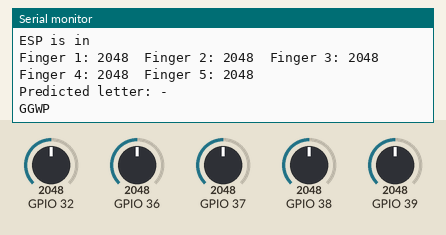
This sketch was run on a simulated ESP32. On the bench: the last lines printed to the serial monitor. The test bench sets the inputs (shaded band); at power-on: GPIO 32 = 2048, GPIO 36 = 2048, GPIO 37 = 2048, GPIO 38 = 2048, GPIO 39 = 2048. WiFi joins after 1.5 s; servers stay silent unless stated; random numbers use the default seed unless the sketch sets one.

Above: at 2.7 s.
2.8 s: GPIO 32 set to 2540
At 4.14 s:
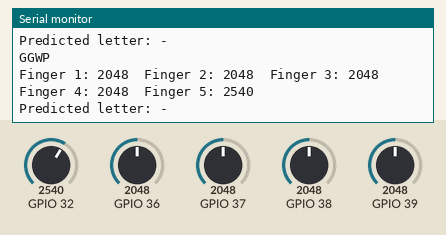
6.1 s: GPIO 36 set to 2540
At 7.6 s:
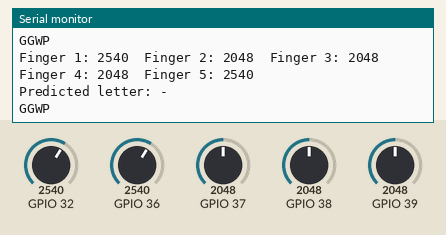
9.4 s: GPIO 37 set to 2540
At 12.5 s:
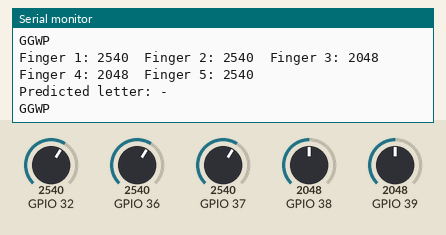
12.7 s: GPIO 38 set to 2540
At 14.6 s:
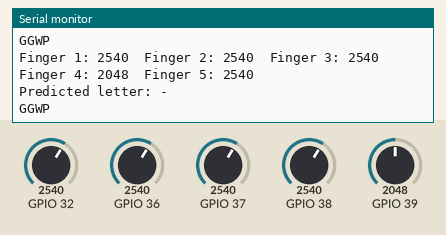
16.0 s: GPIO 39 set to 2540
At 17.8 s:
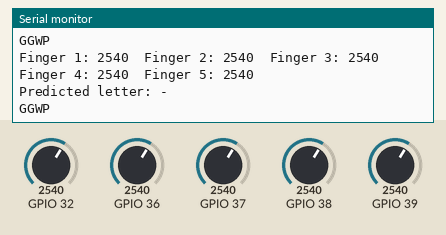
19.3 s: GPIO 32 set to 2460
At 22.8 s:
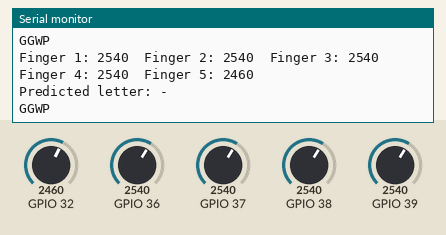

Measured:
- after the input at 2.8 s, the serial monitor: prints a new line after 1.2 s (image 1)
- after the input at 6.1 s, the serial monitor: prints a new line after 0.41 s (image 2)
- after the input at 9.4 s, the serial monitor: prints a new line after 2.1 s (image 3)
- after the input at 12.7 s, the serial monitor: prints a new line after 1.3 s (image 4)
- after the input at 16.0 s, the serial monitor: prints a new line after 0.51 s (image 5)
- after the input at 19.3 s, the serial monitor: prints a new line after 2.2 s (image 6)

The sketch:

Firebase_Flex_Left.ino
```cpp
// Om Namo Narayana

#include <WiFi.h>
#include <Firebase_ESP_Client.h>

#include "addons/TokenHelper.h"
#include "addons/RTDBHelper.h"

#include <Adafruit_MPU6050.h>
#include <Adafruit_Sensor.h>
#include <Wire.h>

Adafruit_MPU6050 mpu;

#define WIFI_SSID "SSID here"
#define WIFI_PASSWORD "Wifi password here"

//Change this and we are FUCKED
#define API_KEY "API Key here"
#define DATABASE_URL "Database URL here"

const int F1 = A0;
const int F2 = A1;
const int F3 = A2;
const int F4 = A3;
const int F5 = A4;

int f_volt1;
int f_volt2;
int f_volt3;
int f_volt4;
int f_volt5;

float gyroX, gyroY, gyroZ;
float accX, accY, accZ, accNet;
float tempr;

FirebaseData fbdo;
FirebaseAuth auth;
FirebaseConfig config;

String uid;
String databasePath;
String predictedLetter = "-";

unsigned long sendDataPrevMillis = 0;

// === Character Range Detection Struct ===
struct FingerRange {
  int minVal[5];
  int maxVal[5];
  char letter;
};

FingerRange letterModels[] = {
  {{100, 117, 93, 107, 0}, {2906, 3042, 2415, 2295, 0}, 'a'},
  {{0, 0, 0, 0, 500}, {0, 199, 0, 0, 2500}, 'b'},
  {{0, 0, 0, 205, 0}, {0, 0, 0, 1500, 0}, 'f'},
  {{150, 150, 135, 0, 0}, {2000, 2467, 1899, 0, 0}, 'g'},
  {{0, 377, 402, 169, 117}, {0, 2615, 2037, 2309, 1238}, 'i'},
  {{23, 441, 194, 13, 100}, {1847, 2023, 1628, 1652, 1863}, 'o'},
  {{48, 500, 0, 0, 300}, {2134, 2134, 0, 0, 1600}, 'v'},
  {{0, 63, 13, 45, 0}, {0, 1961, 1550, 1677, 0}, 'y'},
  {{0, 100, 100, 0, 0}, {0, 2726, 2632, 0, 0}, 'k'},   //ILY
  {{0, 0, 0, 0, 10}, {0, 0, 0, 0, 500}, 'l'},   //fine
  {{100, 107, 93, 0, 30}, {2906, 3000, 2415, 0, 3042}, 'm'} //point
};

const int modelCount = sizeof(letterModels) / sizeof(letterModels[0]);

char inferLetterFromRange(int pinky, int ring, int middle, int index, int thumb) {
  for (int i = 0; i < modelCount; i++) {
    bool match = true;
    for (int j = 0; j < 5; j++) {
      int val;
      switch(j) {
        case 0: val = thumb; break;
        case 1: val = index; break;
        case 2: val = middle; break;
        case 3: val = ring; break;
        case 4: val = pinky; break;
      }

      int minVal = letterModels[i].minVal[j];
      int maxVal = letterModels[i].maxVal[j];

      // Add 10% margin below min and 15% margin above max
      int extendedMin = minVal - (minVal * 15) / 100;
      int extendedMax = maxVal + (maxVal * 15) / 100;

      if (val < extendedMin || val > extendedMax) {
        match = false;
        break;
      }
    }

    if (match) return letterModels[i].letter;
  }
  return '-';
}


void setup() {
  Serial.begin(115200);
  randomSeed(analogRead(A5));

  // same ass boring wifi connection shii
  WiFi.begin(WIFI_SSID, WIFI_PASSWORD);
  Serial.print("Connecting to WiFi");

  while (WiFi.status() != WL_CONNECTED) {
    Serial.print(".");
    delay(300);
  }

  Serial.println();
  Serial.print("Connected with IP: ");
  Serial.println(WiFi.localIP());


  config.api_key = API_KEY;
  config.database_url = DATABASE_URL;

  if (Firebase.signUp(&config, &auth, "", "")) {
    Serial.println("ESP is in");
    uid = auth.token.uid.c_str();
  } else {
    Serial.printf("ESP didn't get connected. The fuckup is here:", config.signer.signupError.message.c_str());
  }

  // Gyroscope searching
  // if (!mpu.begin()) {
  //   Serial.println("Failed to find MPU6050 chip");
  //   while (1) {
  //     delay(10);
  //   }
  // }

  // // MPU6050 setup
  // // Do not change this snippet
  // mpu.setAccelerometerRange(MPU6050_RANGE_8_G);
  // switch (mpu.getAccelerometerRange()) {
  //   case MPU6050_RANGE_2_G:
  //     Serial.println("+-2G");
  //     break;
  //   case MPU6050_RANGE_4_G:
  //     Serial.println("+-4G");
  //     break;
  //   case MPU6050_RANGE_8_G:
  //     Serial.println("+-8G");
  //     break;
  //   case MPU6050_RANGE_16_G:
  //     Serial.println("+-16G");
  //     break;
  //   }
  //   mpu.setGyroRange(MPU6050_RANGE_500_DEG);
  //   Serial.print("Gyro range set to: ");
  //   switch (mpu.getGyroRange()) {
  //   case MPU6050_RANGE_250_DEG:
  //     Serial.println("+- 250 deg/s");
  //     break;
  //   case MPU6050_RANGE_500_DEG:
  //     Serial.println("+- 500 deg/s");
  //     break;
  //   case MPU6050_RANGE_1000_DEG:
  //     Serial.println("+- 1000 deg/s");
  //     break;
  //   case MPU6050_RANGE_2000_DEG:
  //     Serial.println("+- 2000 deg/s");
  //     break;
  //   }

  //   mpu.setFilterBandwidth(MPU6050_BAND_5_HZ);
  //   Serial.print("Filter bandwidth set to: ");
  //   switch (mpu.getFilterBandwidth()) {
  //   case MPU6050_BAND_260_HZ:
  //     Serial.println("260 Hz");
  //     break;
  //   case MPU6050_BAND_184_HZ:
  //     Serial.println("184 Hz");
  //     break;
  //   case MPU6050_BAND_94_HZ:
  //     Serial.println("94 Hz");
  //     break;
  //   case MPU6050_BAND_44_HZ:
  //     Serial.println("44 Hz");
  //     break;
  //   case MPU6050_BAND_21_HZ:
  //     Serial.println("21 Hz");
  //     break;
  //   case MPU6050_BAND_10_HZ:
  //     Serial.println("10 Hz");
  //     break;
  //   case MPU6050_BAND_5_HZ:
  //     Serial.println("5 Hz");
  //     break;
  //   }

    // MPU6050 initialization ends here

  config.token_status_callback = tokenStatusCallback;

  Firebase.begin(&config, &auth);
  Firebase.reconnectWiFi(true);

  databasePath = "/flex_sensors_Left";
}

void loop() {
  if (Firebase.ready() && (millis() - sendDataPrevMillis > 2500 || sendDataPrevMillis == 0)) {
    sendDataPrevMillis = millis();

    f_volt1 = analogRead(A0);
    f_volt2 = analogRead(A1);
    f_volt3 = analogRead(A2);
    f_volt4 = analogRead(A3);
    f_volt5 = analogRead(A4);

    // sensors_event_t a, g, temp;
    // mpu.getEvent(&a, &g, &temp);

    // gyroX = g.gyro.x;
    // gyroY = g.gyro.y;
    // gyroZ = g.gyro.z;

    // accX = a.acceleration.x;
    // accY = a.acceleration.y;
    // accZ = a.acceleration.z;
    // accNet = (sqrt(sq(accX)+sq(accY)+sq(accZ)));

    // tempr = temp.temperature;

    Serial.print("Finger 1: ");
    Serial.print(f_volt1);
    Serial.print("\t");

    Serial.print("Finger 2: ");
    Serial.print(f_volt2);
    Serial.print("\t");

    Serial.print("Finger 3: ");
    Serial.print(f_volt3);
    Serial.print("\t");

    Serial.print("Finger 4: ");
    Serial.print(f_volt4);
    Serial.print("\t");

    Serial.print("Finger 5: ");
    Serial.print(f_volt5);
    Serial.println();

    // Predict character based on finger range logic
    char predicted = inferLetterFromRange(f_volt1, f_volt2, f_volt3, f_volt4, f_volt5);
    predictedLetter = String(predicted);

    Serial.print("Predicted letter: ");
    Serial.println(predicted);

    f_volt1 = random(1024);
    f_volt2 = random(1024);
    f_volt3 = random(1024);
    f_volt4 = random(1024);
    f_volt5 = random(1024);

    FirebaseJson json;

    // This is the same testing code from
    // some of the other files.
    // Remove this while using sensors

    json.set("finger1", f_volt1);
    json.set("finger2", f_volt2);
    json.set("finger3", f_volt3);
    json.set("finger4", f_volt4);
    json.set("finger5", f_volt5);
    // json.set("Gyroscope X", gyroX);
    // json.set("Gyroscope Y", gyroY);
    // json.set("Gyroscope Z", gyroZ);
    // json.set("Net Acceleration", accNet);
    // json.set("Tempreture", tempr);
    json.set("Predicted Letter", predictedLetter);

    //Testing code ends here

    // Don't mess with this part of the code.
    // It is something i scouted out from github
    // I still don't completely understand what's going on here.
    // For some reason, line 127 and 128 is necessary, no idea why

    String latestPath = databasePath;
    // String historyPath = databasePath + "/history/" + String(millis());

    if (Firebase.RTDB.setJSON(&fbdo, latestPath.c_str(), &json)) {
      Serial.println("GGWP");
    } else {
      Serial.println("Kal");
      Serial.println(": " + fbdo.errorReason());
    }

  }
}
```
